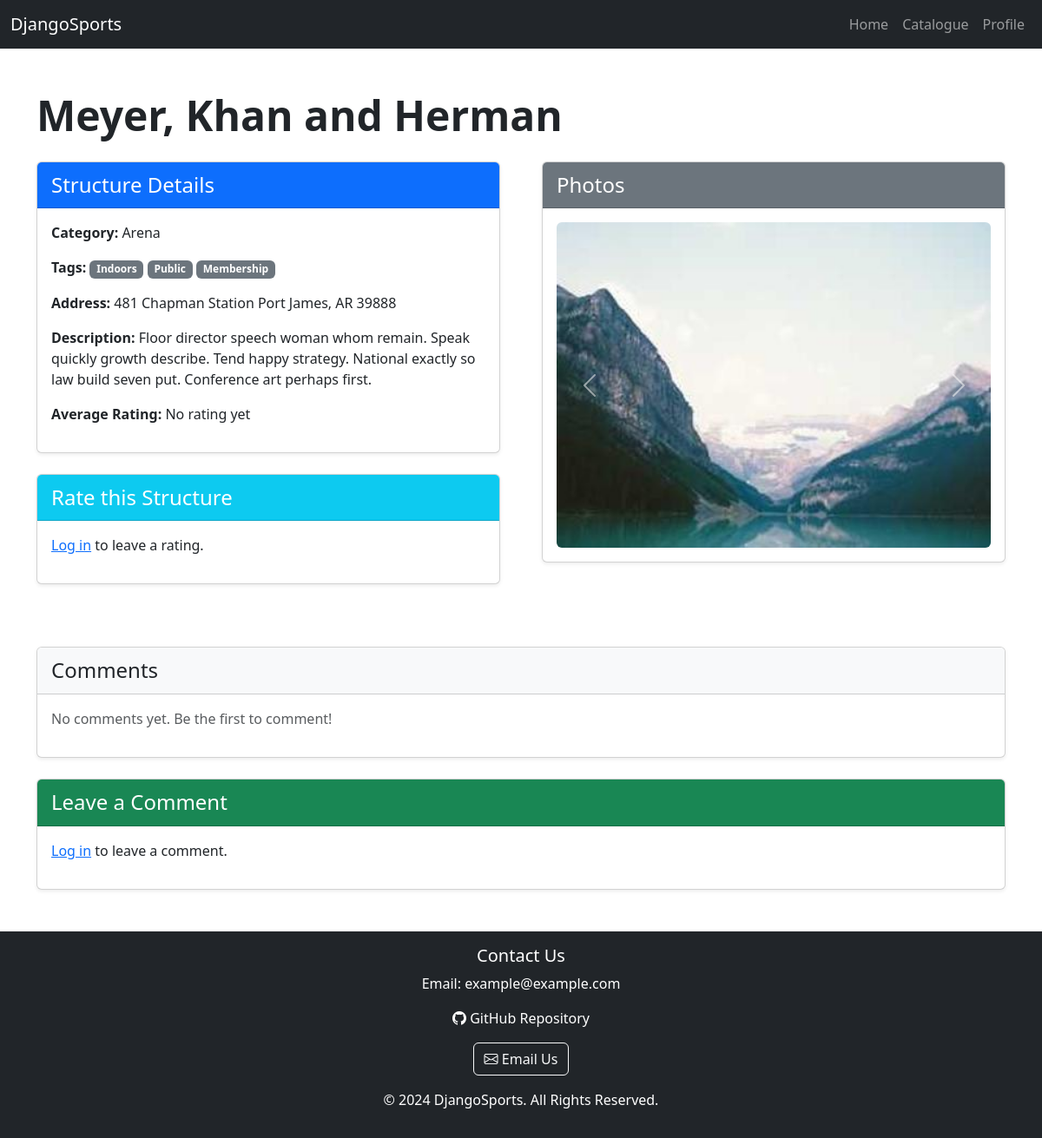
The page /catalogue/structure/24/ on the database its author committed.
### djangoSportApp/models.py (models this page shows, shortened)
class SportStructure(models.Model):
    name = models.CharField(max_length=255)
    description = models.TextField()
    rating = models.FloatField(default=0)  # Average rating (updated separately)
    category = models.ForeignKey('Category', on_delete=models.SET_NULL, null=True, related_name='structures')
    address = models.CharField(max_length=255)
    tags = models.ManyToManyField('Tag', related_name='structures')

class Category(models.Model):
    name = models.CharField(max_length=100)

class Tag(models.Model):
    name = models.CharField(max_length=100)

class SportStructureImage(models.Model):
    sport_structure = models.ForeignKey(SportStructure, on_delete=models.CASCADE, related_name='images')
    image = models.ImageField(upload_to='sport_structure_images/')
    description = models.TextField(blank=True, null=True)  # Optional image description

### djangoSportApp/views.py (the view)
# urls.py: path('catalogue/structure/<int:pk>/', views.structure_detail_user, name='structure_detail_user'),
def structure_detail_user(request, pk):
    structure = get_object_or_404(SportStructure, pk=pk)
    images = structure.images.all()
    comments = structure.comments.filter(is_approved=True).order_by('-created_at')
    average_rating = structure.ratings.aggregate(Avg('rating'))['rating__avg'] or 0
    if request.method == 'POST' and 'rating_submit' in request.POST:
        if request.user.is_authenticated:
            rating_form = RatingFormUser(request.POST)
            if rating_form.is_valid():
                rating, created = Rating.objects.update_or_create(
                    sport_structure=structure,
                    user=request.user,
                    defaults={'rating': rating_form.cleaned_data['rating']}
                )
                messages.success(request, "Your rating has been saved!")
                return redirect('structure_detail_user', pk=pk)
        else:
            messages.error(request, "You need to log in to leave a rating.")
    else:
        if request.user.is_authenticated:
            user_rating = Rating.objects.filter(sport_structure=structure, user=request.user).first()
            initial_rating = user_rating.rating if user_rating else None
        else:
            initial_rating = None
        rating_form = RatingFormUser(initial={'rating': initial_rating})
    if request.method == 'POST' and 'comment_submit' in request.POST:
        if request.user.is_authenticated:
            comment_form = CommentFormUser(request.POST)
            if comment_form.is_valid():
                Comment.objects.create(
                    sport_structure=structure,
                    user=request.user,
                    text=comment_form.cleaned_data['text']
                )
                messages.success(request, "Your comment has been submitted for approval!")
                return redirect('structure_detail_user', pk=pk)
        else:
            messages.error(request, "You need to log in to leave a comment.")
    else:
        comment_form = CommentFormUser()
    paginator = Paginator(comments, 5)  # Display 5 comments per page
    page_number = request.GET.get('page')
    page_obj = paginator.get_page(page_number)
    return render(request, 'structure_detail_user.html', {
        'structure': structure,
        'images': images,
        'average_rating': round(average_rating, 1),
        'page_obj': page_obj,  # Pass the page_obj to template
        'rating_form': rating_form,
        'comment_form': comment_form,
    })

### templates/structure_detail_user.html (shortened to what this page needs)
{% extends "base.html" %}
{% block content %}
    <div class="container my-5">
    <h1 class="mb-4 display-5 fw-bold text-dark">{{ structure.name }}</h1>
    <div class="row g-5">
        <div class="col-md-6">
            <div class="card shadow-sm mb-4">
                <div class="card-header bg-primary text-white">
                    <h4 class="my-1">Structure Details</h4>
                </div>
                <div class="card-body">
                    <p><strong>Category:</strong> {{ structure.category.name }}</p>
                    <p><strong>Tags:</strong>
                        {% if structure.tags.all %}
                            {% for tag in structure.tags.all %}
                                <span class="badge bg-secondary">{{ tag.name }}</span>
                            {% endfor %}
                        {% else %}
                            No tags
                        {% endif %}
                    </p>
                    <p><strong>Address:</strong> {{ structure.address }}</p>
                    <p><strong>Description:</strong> {{ structure.description }}</p>
                    {% if average_rating %}
                        <p><strong>Average Rating:</strong>
                            {% with avg=average_rating|floatformat:1 %}
                                {% for i in "12345" %}
                                    {% if i <= avg|floatformat:0 %}
                                        <i class="bi bi-star-fill text-warning"></i>
                                    {% else %}
                                        <i class="bi bi-star text-secondary"></i>
                                    {% endif %}
                                {% endfor %}
                                <span class="badge bg-light text-dark border ms-2">{{ avg }} / 5</span>
                            {% endwith %}
                        </p>
                    {% else %}
                        <p><strong>Average Rating:</strong> No rating yet</p>
                    {% endif %}
                </div>
            </div>
            <div class="card shadow-sm mb-4">
                <div class="card-header bg-info text-white">
                    <h4 class="my-1">Rate this Structure</h4>
                </div>
                <div class="card-body">
                    {% if user.is_authenticated %}
                        <form method="post" class="mb-3">
                            {% csrf_token %}
                            <div class="mb-3">
                                <label class="form-label fw-semibold">Your Rating:</label>
                                <div class="star-rating d-inline-block"
                                     data-initial-rating="{{ rating_form.initial.rating|default:"0" }}">
                                    <input type="radio" name="rating" id="star1" value="1" class="d-none"
                                           {% if rating_form.initial.rating == 1 %}checked{% endif %}>
                                    <label for="star1" class="star-label" data-value="1"><i
                                            class="bi bi-star"></i></label>
                                    <input type="radio" name="rating" id="star2" value="2" class="d-none"
                                           {% if rating_form.initial.rating == 2 %}checked{% endif %}>
                                    <label for="star2" class="star-label" data-value="2"><i
                                            class="bi bi-star"></i></label>
                                    <input type="radio" name="rating" id="star3" value="3" class="d-none"
                                           {% if rating_form.initial.rating == 3 %}checked{% endif %}>
                                    <label for="star3" class="star-label" data-value="3"><i
                                            class="bi bi-star"></i></label>
                                    <input type="radio" name="rating" id="star4" value="4" class="d-none"
                                           {% if rating_form.initial.rating == 4 %}checked{% endif %}>
                                    <label for="star4" class="star-label" data-value="4"><i
                                            class="bi bi-star"></i></label>
                                    <input type="radio" name="rating" id="star5" value="5" class="d-none"
                                           {% if rating_form.initial.rating == 5 %}checked{% endif %}>
                                    <label for="star5" class="star-label" data-value="5"><i
                                            class="bi bi-star"></i></label>
                                </div>
                            </div>
                            <button type="submit" name="rating_submit" class="btn btn-primary">Submit Rating
                            </button>
                        </form>
                    {% else %}
                        <p><a href="{% url 'login' %}">Log in</a> to leave a rating.</p>
                    {% endif %}
                </div>
            </div>
        </div>
        <div class="col-md-6">
            <div class="card shadow-sm mb-4">
                <div class="card-header bg-secondary text-white">
                    <h4 class="my-1">Photos</h4>
                </div>
                <div class="card-body">
                    {% if images %}
                        <div id="structureCarousel" class="carousel slide" data-bs-ride="carousel">
                            <div class="carousel-inner">
                                {% for image in images %}
                                    <div class="carousel-item {% if forloop.first %}active{% endif %}">
                                        <img src="{{ image.image.url }}" class="d-block w-100 rounded"
                                             alt="{{ image.description }}">
                                    </div>
                                {% endfor %}
                            </div>
                            {% if images|length > 1 %}
                                <button class="carousel-control-prev" type="button"
                                        data-bs-target="#structureCarousel" data-bs-slide="prev">
                                    <span class="carousel-control-prev-icon" aria-hidden="true"></span>
                                </button>
                                <button class="carousel-control-next" type="button"
                                        data-bs-target="#structureCarousel" data-bs-slide="next">
                                    <span class="carousel-control-next-icon" aria-hidden="true"></span>
                                </button>
                            {% endif %}
                        </div>
                    {% else %}
                        <p class="text-muted">No images available.</p>
                    {% endif %}
                </div>
            </div>
        </div>
    </div>
    <div class="row mt-5">
        <div class="col-12">
            <div class="card shadow-sm">
                <div class="card-header bg-light">
                    <h4 class="my-1">Comments</h4>
                </div>
                <div class="card-body">
                    {% if page_obj %}
                        {% for comment in page_obj %}
                            <div class="mb-3 pb-2 border-bottom">
                                <strong>{{ comment.user.username }}</strong>
                                <small class="text-muted">- {{ comment.created_at|date:"M d, Y H:i" }}</small>
                                <p class="mt-2">{{ comment.text }}</p>
                            </div>
                        {% empty %}
                            <p class="text-muted">No comments yet. Be the first to comment!</p>
                        {% endfor %}
                        <nav aria-label="Comments pagination" class="mt-4">
                            <ul class="pagination justify-content-center">
                                {% if page_obj.has_previous %}
                                    <li class="page-item">
                                        <a class="page-link" href="?page={{ page_obj.previous_page_number }}"
                                           aria-label="Previous">
                                            <span aria-hidden="true">&laquo;</span>
                                        </a>
                                    </li>
                                {% else %}
                                    <li class="page-item disabled">
                                        <span class="page-link">&laquo;</span>
                                    </li>
                                {% endif %}
                                {% for i in page_obj.paginator.page_range %}
                                    {% if page_obj.number == i %}
                                        <li class="page-item active"><span class="page-link">{{ i }}</span></li>
                                    {% else %}
                                        <li class="page-item"><a class="page-link" href="?page={{ i }}">{{ i }}</a></li>
                                    {% endif %}
                                {% endfor %}
                                {% if page_obj.has_next %}
                                    <li class="page-item">
                                        <a class="page-link" href="?page={{ page_obj.next_page_number }}"
                                           aria-label="Next">
                                            <span aria-hidden="true">&raquo;</span>
                                        </a>
                                    </li>
                                {% else %}
                                    <li class="page-item disabled">
                                        <span class="page-link">&raquo;</span>
                                    </li>
                                {% endif %}
                            </ul>
                        </nav>
                    {% else %}
                        <p class="text-muted">No comments yet. Be the first to comment!</p>
                    {% endif %}
                </div>
            </div>
            <div class="card shadow-sm mt-4">
                <div class="card-header bg-success text-white">
                    <h4 class="my-1">Leave a Comment</h4>
                </div>
                <div class="card-body">
                    {% if user.is_authenticated %}
                        <form method="post">
                            {% csrf_token %}
                            <div class="form-floating mb-3">
                                {{ comment_form.text }}
                                <label for="id_text">Leave your comment here...</label>
                            </div>
                            <button type="submit" name="comment_submit" class="btn btn-success">Submit Comment</button>
                        </form>
                    {% else %}
                        <p><a href="{% url 'login' %}">Log in</a> to leave a comment.</p>
                    {% endif %}
                </div>
            </div>
        </div>
    </div>
{% endblock %}

### templates/base.html (style rules this page uses)
html, body { height: 100%; margin: 0; display: flex; flex-direction: column; }

### templates/structure_detail_user.html (style rules this page uses)
.carousel-item img { width: 100%; max-height: 400px; object-fit: cover; }

### rows shown on the page
SportStructure: name "Meyer, Khan and Herman", category.name "Arena", address "481 Chapman Station Port James, AR 39888", description "Floor director speech woman whom remain. Speak quickly growth describe. Tend happy strategy. National exactly so law build seven put. Conference art perhaps first."
Tag: name "Indoors"
Tag: name "Public"
Tag: name "Membership"
SportStructureImage: image (placeholder picture)
